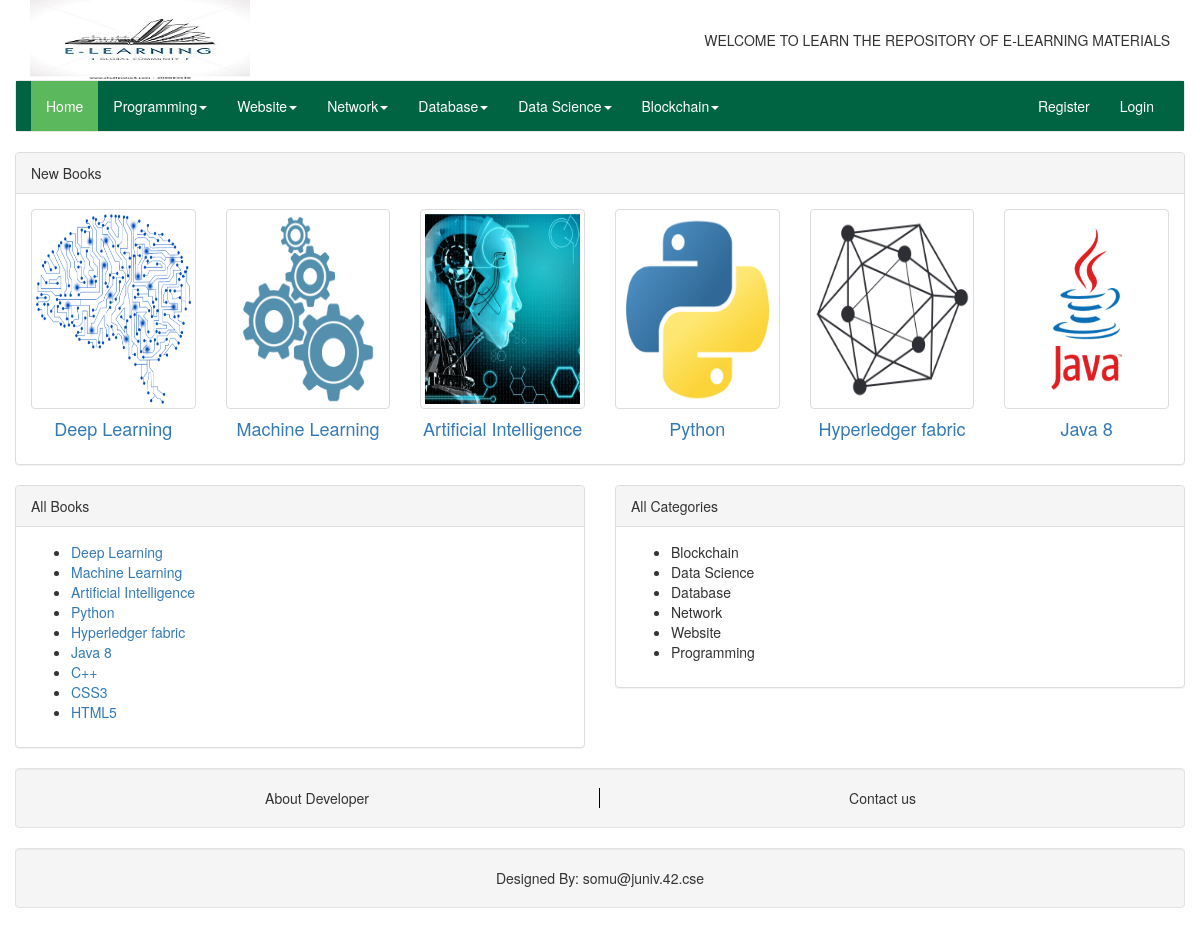
The page / on the database its author committed.
### tables this page shows
CREATE TABLE `table_top_category` (
  `top_category_id` int(11) NOT NULL,
  `top_category_name` varchar(200) NOT NULL,
  `top_category_order` int(11) NOT NULL
);

CREATE TABLE `table_category` (
  `category_id` int(11) NOT NULL,
  `category_name` varchar(200) NOT NULL,
  `category_image` varchar(200) NOT NULL,
  `category_order` int(11) NOT NULL,
  `top_category_id` int(11) NOT NULL
);

### index.php (the view)
<?php
	include "connection.php";
 ?>
<?php include"header.php"; ?>
	<div class="row">
		<div class="panel panel-default">
			<div class="panel-heading">New Books</div>
			<div class="panel-body">
				<div class="row">
					<?php
						$qry = mysqli_query($con, "select * from table_category order by category_id desc limit 6");
						while($row = mysqli_fetch_array($qry, MYSQL_ASSOC)){
							echo "<div class='col-lg-2 col-md-2 col-sm-4 col-xs-4'>
									<a href='lecture.php?id=".$row["category_id"]."'>
										<img class='img-thumbnail' src='images/lectures/".$row["category_image"]."' style='width: 100%; height: 200px;' />
										<h4 style='text-align: center;'>".$row["category_name"]."</h4>
									</a>
								</div>";
						}
					?>
				</div>
			</div>
		</div>
	</div>
	<div class="row">
		<div class="col-lg-6 col-md-6 col-sm-12 col-xs-12" style="padding-left: 0px;">
			<div class="panel panel-default">
				<div class="panel-heading">All Books</div>
				<div class="panel-body">
					<?php
						$qry = mysqli_query($con, "select * from table_category order by category_id desc");
						echo "<ul>";
						while($row = mysqli_fetch_array($qry, MYSQL_ASSOC)){
							echo "<li><a href='lecture.php?id=".$row["category_id"]."'>".$row["category_name"]."</a></li>";
						}
						echo "</ul>";
					?>
				</div>
			</div>
		</div>
		<div class="col-lg-6 col-md-6 col-sm-12 col-xs-12" style="padding-right: 0px;">
			<div class="panel panel-default">
				<div class="panel-heading">All Categories</div>
				<div class="panel-body">
					<?php
						$qry = mysqli_query($con, "select * from table_top_category order by top_category_id desc");
						echo "<ul>";
						while($row = mysqli_fetch_array($qry, MYSQL_ASSOC)){
							echo "<li>".$row["top_category_name"]."</li>";
						}
						echo "</ul>";
					?>
				</div>
			</div>
		</div>
	</div>
	<?php include"footer.php"; ?>
	</body>
</html>

### header.php (shortened to what this page needs)
<!DOCTYPE html>
<html lang="en">
	<head>
		<link rel="stylesheet" href="css/bootstrap.min.css">
		<link rel="stylesheet" href="css/custom.css">
	</head>
	<body>
		<div class="container">
			<div class="row" style="display: flex; align-items: center; ">
				<div class="col-lg-3 col-md-3 col-sm-12 col-xs-12">
					<img src="images/logo.jpg" class="img-responsive" />
				</div>
				<div class="col-lg-9 col-md-9 col-sm-12 col-xs-12" style="text-align: right;">
					WELCOME TO LEARN THE REPOSITORY OF E-LEARNING MATERIALS
				</div>
			</div>
			<div class="row">
				<nav class="navbar navbar-default">
					<div class="container-fluid main_header">
						<ul class="nav navbar-nav">
							<li class="active"><a href="index.php">Home</a></li>
							<?php
								$qry_top = mysqli_query($con, "select * from table_top_category order by top_category_order asc");
								while ($rt = $qry_top->fetch_assoc()) {
									echo '<li class="dropdown">';
									echo '<li><a class="dropdown-toggle" data-toggle="dropdown" href="#">'.$rt["top_category_name"].'<span class="caret"></span></a>';
									echo '<ul class="dropdown-menu">';
									echo '</ul></li></li>';
								}
							?>
						</ul>
						<ul class="nav navbar-nav pull-right">
							<li><a href="register.php">Register</a></li>
							<li><a href="login.php">Login</a></li>
						</ul>
					</div>
				</nav>
			</div>

### css/custom.css (style rules this page uses)
div.container.admin_header, div.container-fluid.main_header { background-color: #006442; }
.navbar-default .navbar-nav>li>a, .navbar-default .navbar-nav>li>a:hover { color: #fff; }
.navbar-default .navbar-nav>.active>a { color: #fff; background-color: #5cb85c; }

### rows shown on the page
table_top_category: top_category_name "Programming"
table_top_category: top_category_name "Website"
table_top_category: top_category_name "Network"
table_top_category: top_category_name "Database"
table_top_category: top_category_name "Data Science"
table_top_category: top_category_name "Blockchain"
table_category: category_image (picture), category_name "Deep Learning"
table_category: category_image (picture), category_name "Machine Learning"
table_category: category_image (picture), category_name "Artificial Intelligence"
table_category: category_image (picture), category_name "Python"
table_category: category_image (picture), category_name "Hyperledger fabric"
table_category: category_image (picture), category_name "Java 8"
table_category: category_name "C++"
table_category: category_name "CSS3"
table_category: category_name "HTML5"
